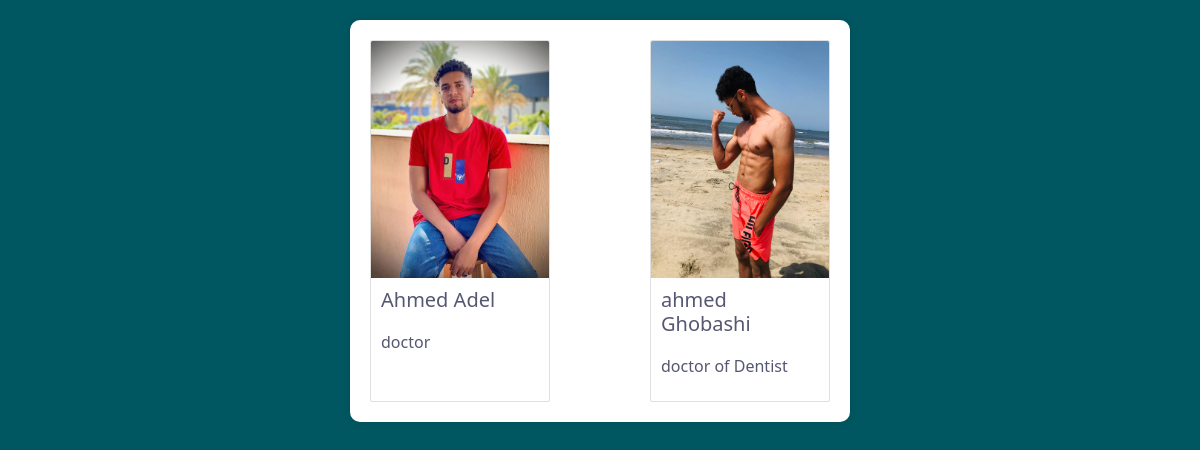
Page /accounts/reservation/ (signed in) on the earlier database version.
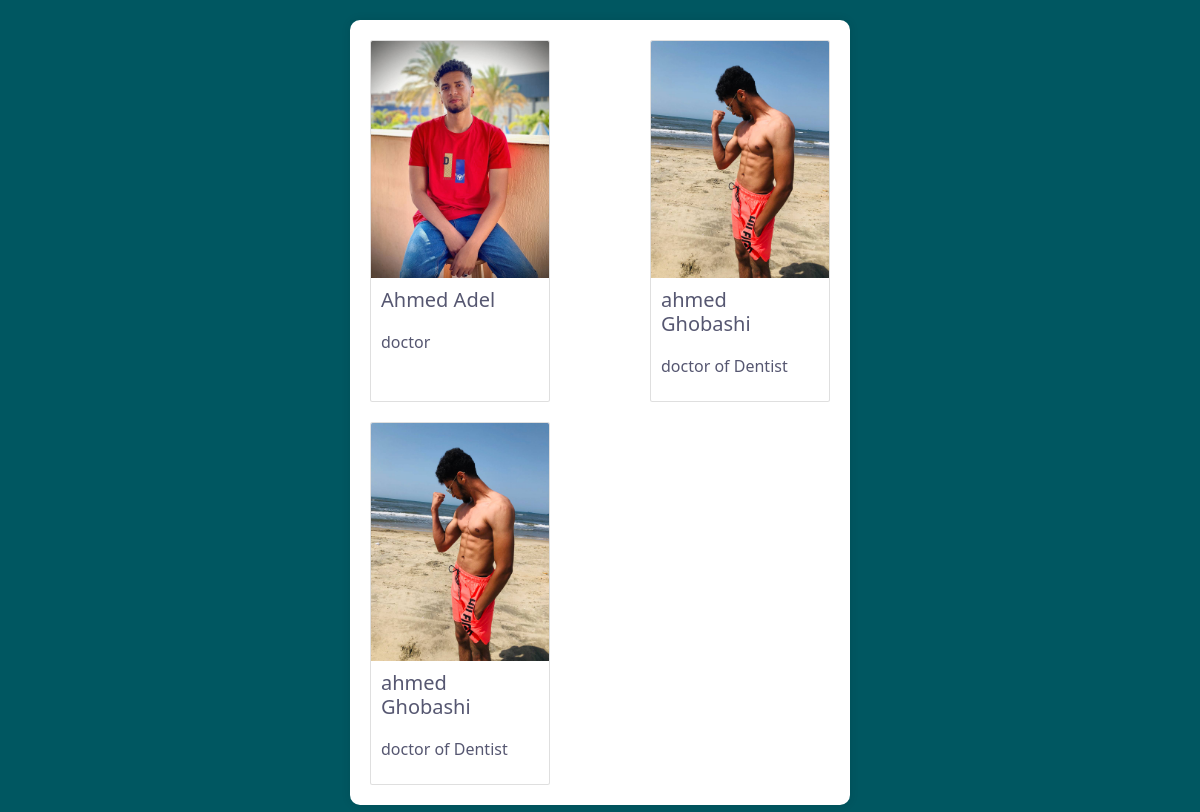
Same page on the later database version.
### doctors/models.py (models this page shows, shortened)
class DoctorBook(models.Model):
    user = models.ForeignKey(User, on_delete=models.CASCADE)
    doctor = models.ForeignKey(Doctor, on_delete=models.CASCADE)
    civil_id =models.CharField(max_length=16)
    date_from = models.DateField(default=timezone.now)
    date_to = models.DateField(default=timezone.now)

class Doctor(models.Model):
    name = models.CharField(max_length=100)
    image = models.ImageField(upload_to='doctor/')
    specialty =models.TextField(max_length=10000)
    phone_number = models.CharField(max_length=20)
    slug = models.SlugField(null= True,blank=True)

### accounts/views.py (the view)
# urls.py: path('reservation/',views.myreservation,name='reservation'),
def myreservation(request):
    doctor_list = DoctorBook.objects.filter(user=request.user)
    return render(request,'profile/reservation.html',{'doctor_list':doctor_list} )

### accounts/templates/profile/reservation.html (shortened to what this page needs)
{% load static %}
<!DOCTYPE html>
<html lang="en">
<head>
    <link href="https://cdn.jsdelivr.net/npm/bootstrap@5.0.2/dist/css/bootstrap.min.css" rel="stylesheet">
    <link rel="stylesheet" href='https://cdnjs.cloudflare.com/ajax/libs/font-awesome/5.15.4/css/all.min.css'>
</head>
<body>
    <div class="container">
        <div class="doctor-images">
            {% for doctor in doctor_list %}
                <div class="card" style="width: 18rem;">
                    <img src="{{doctor.doctor.image.url}}" width="200px" height="200px" class="card-img-top" alt="...">
                    <div class="card-body">
                    <h2 class="card-title">{{doctor.doctor.name}}</h2>
                    <p class="card-text">{{doctor.doctor.specialty}}</p>
                    </div>
                </div>
            {% endfor %}
        </div>
        </div>
</body>
</html>

### accounts/templates/profile/reservation.html (style rules this page uses)
:root { --rich-black-fogra-29: hsl(222, 44%, 8%); --middle-blue-green_40: hsla(174, 64%, 71%, 0.4); --midnight-green: hsl(186, 100%, 19%); --midnight-green_a25: hsla(186, 100%, 19%, 0.25); --independece: hsl(236, 14%, 39%); --verdigris: hsl(182, 100%, 35%); --ming: hsl(186, 72%, 24%); --space-cadet: hsla(226, 45%, 24%); --eerie-black: hsl(0, 0%, 13%); --alice-blue: hsl(187, 25%, 94%); --gray-web: hsl(0, 0%, 50%); --gainsboro: hsl(0, 0%, 87%); --white: hsl(0, 0%, 100%); --white_a20: hsla(0, 0%, 100%, 0.2); --white_a10: hsla(0, 0%, 100%, 0.1); --black: hsl(0, 0%, 0%); --ff-oswald: 'Oswald', sans-serif; --ff-rubik: 'Rubik', sans-serif; --headline-lg: 5rem; --headline-md: 3rem; --headline-sm: 2rem; --title-lg: 1.8rem; --title-md: 1.5rem; --title-sm: 1.4rem; --fw-500: 500; --fw-700: 700; --section-padding: 120px; --shadow-1: 0px 2px 20px hsla(209, 36%, 72%, 0.2); --shadow-2: 0 4px 16px hsla(0, 0%, 0%, 0.06); --radius-circle: 50%; --radius-12: 12px; --radius-6: 6px; --radius-4: 4px; --transition-1: 0.25s ease; --transition-2: 0.5s ease; --transition-3: 1s ease; --cubic-in: cubic-bezier(0.51, 0.03, 0.64, 0.28); --cubic-out: cubic-bezier(0.05, 0.83, 0.52, 0.97); }
*, *::before, *::after { margin: 0; padding: 0; box-sizing: border-box; }
a, img, span, time, input, button, ion-icon { display: block; }
img { height: auto; }
html { font-size: 10px; font-family: var(--ff-rubik); scroll-behavior: smooth; }
body { background-color: var(--midnight-green); font-size: 1.6rem; color: var(--independece); line-height: 5rem; overflow: hidden; }
.container { max-width: 500px; margin: 20px auto; background-color: #fff; padding: 20px; border-radius: 10px; box-shadow: 0 0 10px rgba(0, 0, 0, 0.1); }
.doctor-images { display: flex; justify-content: space-between; flex-wrap: wrap; gap: 20px; }

Differences in the rows shown:
added DoctorBook: doctor.image (picture), doctor.name "ahmed Ghobashi", doctor.specialty "doctor of Dentist"
